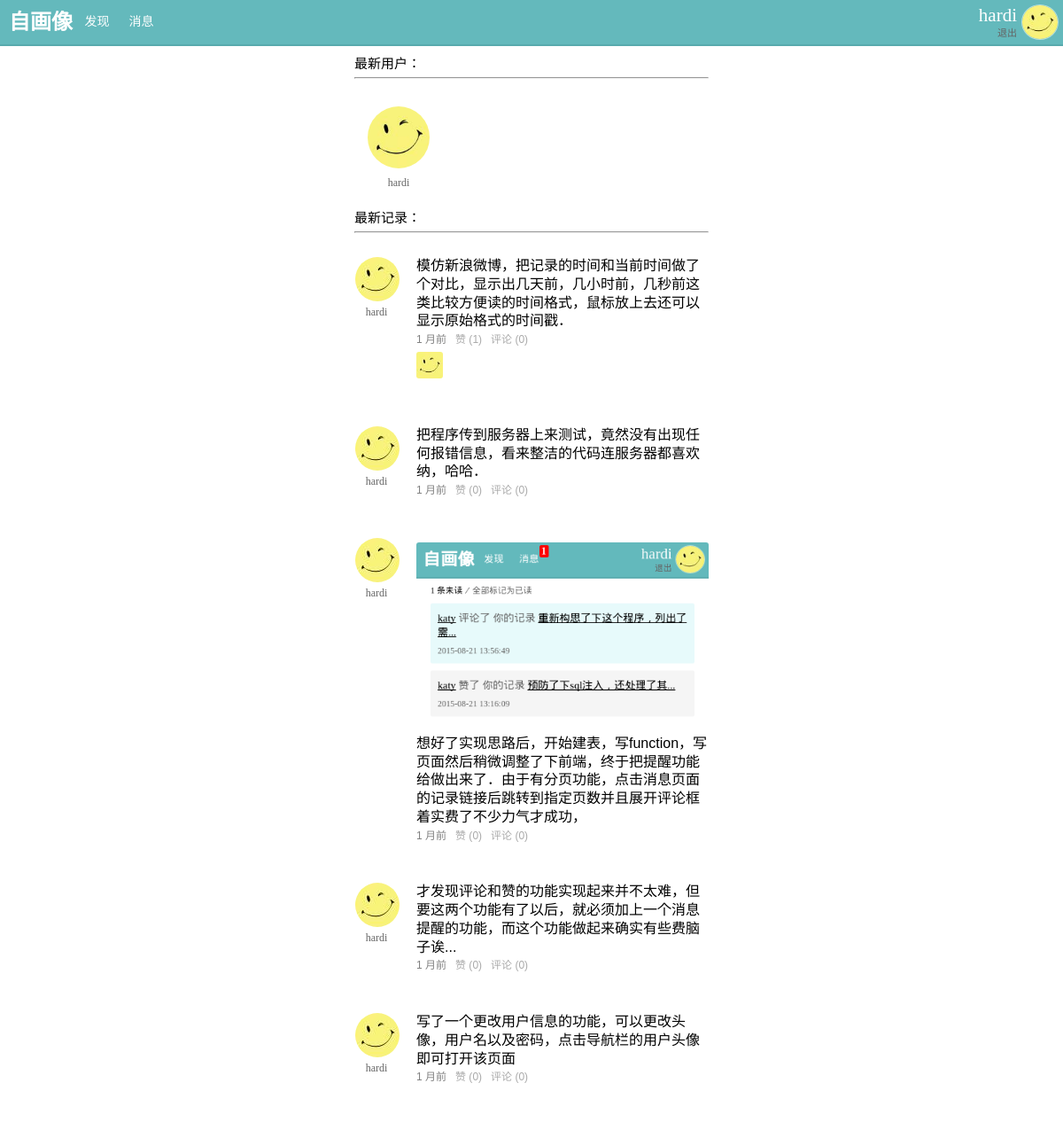
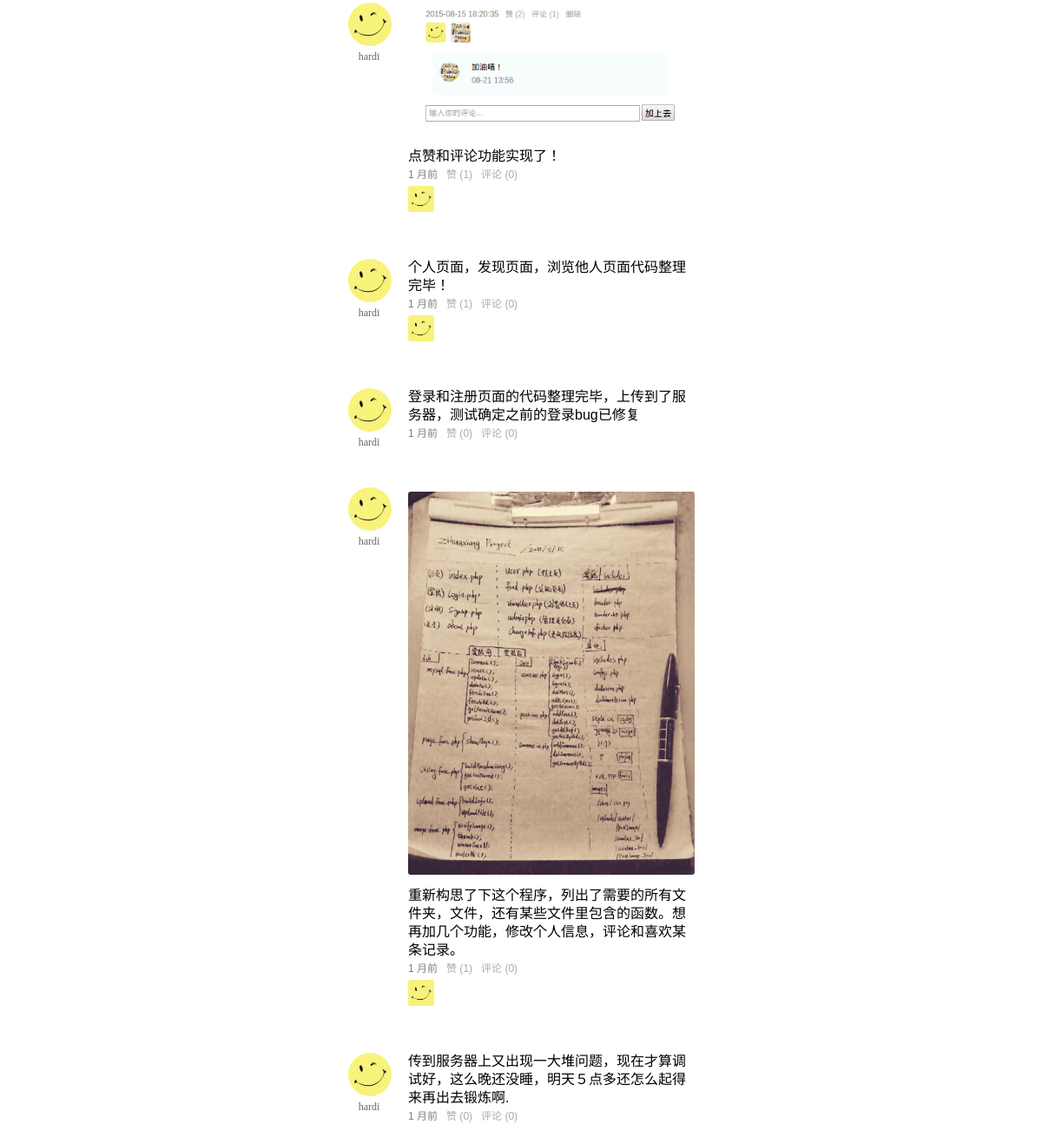
The page /find.php (signed in) on the database its author committed (2 pictures, top to bottom).
### tables this page shows
CREATE TABLE `zhx_user` (
  `uid` int(11) NOT NULL AUTO_INCREMENT,
  `name` varchar(30) NOT NULL,
  `password` char(32) NOT NULL,
  `regTime` datetime NOT NULL,
  `avatar` varchar(64) NOT NULL,
  PRIMARY KEY (`uid`),
  UNIQUE KEY `name` (`name`)
);

CREATE TABLE `zhx_post` (
  `pid` int(11) NOT NULL AUTO_INCREMENT,
  `uid` int(11) NOT NULL,
  `date` datetime NOT NULL,
  `post` text NOT NULL,
  PRIMARY KEY (`pid`)
);

CREATE TABLE `zhx_like` (
  `lid` int(11) NOT NULL AUTO_INCREMENT,
  `pid` int(11) NOT NULL,
  `uid` int(11) NOT NULL,
  PRIMARY KEY (`lid`)
);

CREATE TABLE `zhx_album` (
  `iid` int(11) NOT NULL AUTO_INCREMENT,
  `pid` int(11) NOT NULL,
  `image` varchar(50) NOT NULL,
  PRIMARY KEY (`iid`)
);

### core/user.inc.php (called while the page is built, shortened)
<?php
function getUserByUid($uid){
	$sql="select * from zhx_user where uid=$uid";
	$row=fetchOne($sql);
	return $row;
}
function getRecentUsers($limit){
	$sql="select uid,name,avatar from zhx_user order by regTime desc limit $limit";
	$rows=fetchAll($sql);
	return $rows;
}

### lib/mysql.func.php (called while the page is built, shortened)
<?php
function fetchOne($sql,$result_type=MYSQL_ASSOC){
	$result=mysql_query($sql);
	$row=mysql_fetch_array($result,$result_type);
	return $row;
}
function fetchAll($sql,$result_type=MYSQL_ASSOC){
	$result=mysql_query($sql);
	while(@$row=mysql_fetch_array($result,$result_type)){
		$rows[]=$row;
	};
	return @$rows;
}

### core/post.inc.php (called while the page is built, shortened)
<?php
function getNumByPid($pid,$table){
	$sql="select count(*) from {$table} where pid={$pid}";
	$row=fetchOne($sql);
	return $row['count(*)'];
}
function getRecentPosts($limit){
	$sql="select zhx_user.name,zhx_user.uid,avatar,zhx_post.pid,iid,post,date,image from zhx_post left join zhx_album on zhx_post.pid=zhx_album.pid left join zhx_user on zhx_post.uid=zhx_user.uid order by date desc limit $limit";
	$rows=fetchAll($sql);
	return $rows;
}

### lib/timeFormate.class.php (called while the page is built, shortened)
<?php
class Mygettime{
        function  __construct($createtime,$gettime) {
            $this->createtime = $createtime;
            $this->gettime = $gettime;
    }
      function getMonth()
       {
        return ($this->createtime-$this->gettime)/(60*60*24*30);
       }
       function getYear()
       {
        return ($this->createtime-$this->gettime)/(60*60*24*30*12);
       }
       function index()
       {
            if($this->getYear() > 1)
            {
                 if($this->getYear() > 2)
                    {
                        return date("Y-m-d",$this->gettime);
                        exit();
                    }
                return intval($this->getYear())." 年前";
                exit();
            }
             elseif($this->getMonth() > 1)
            {
                return intval($this->getMonth())." 月前";
                exit();
            }
             elseif($this->getDay() > 1)
            {
                return intval($this->getDay())." 天前";
                exit();
            }
             elseif($this->getHours() > 1)
            {
                return intval($this->getHours())." 小时前";
                exit();
            }
             elseif($this->getMinutes() > 1)
            {
                return intval($this->getMinutes())." 分钟前";
                exit();
            }
           elseif($this->getSeconds() > 1)
            {
                return intval($this->getSeconds()-1)." 秒前";
                exit();
            }
             else
            {
                return "刚刚";
                exit();
            }
       }
  }

### find.php (the view, shortened to what this page needs)
<?php
require_once 'includes/header.php';
$rows=getRecentUsers(10);
echo('<p class="user_list_title">最新用户：</p><hr>');
echo('<ul class="user_list">');
	foreach($rows as $row){
		echo('<li><a href="viewUser.php?target_uid='.$row['uid'].'"><img  src="images/uploads/avatar_100/'.$row['avatar'].'"><br>');
		echo('<span>'.$row['name'].'</span></a></li>');
	}
echo('</ul>');
$rows1=getRecentPosts(10);
echo('<p  class="user_list_title">最新记录：</p><hr>');
echo('<ul class="post_list_find">');
	foreach($rows1 as $row){
		$postTimeRow=$row['date'];
		$postTime= strtotime($postTimeRow);
		$time=new Mygettime(time(),$postTime);
		$showTime=$time->index();
		$sql="select zhx_post.pid,zhx_like.uid,lid from zhx_post left join zhx_like on zhx_post.pid=zhx_like.pid where zhx_post.pid={$row['pid']} order by lid desc";
		$like_data=fetchAll($sql);
		$likeNum=getNumByPid($row['pid'],"zhx_like");
		$sql="select zhx_post.pid,zhx_comment.uid,zhx_comment.cid,zhx_comment.comment,zhx_comment.date from zhx_post left join zhx_comment on zhx_post.pid=zhx_comment.pid where zhx_post.pid={$row['pid']} order by cid desc";
		$comment_data=fetchAll($sql);
		$commentNum=getNumByPid($row['pid'],"zhx_comment");
?>
		<li class="post_row">
			<a class="post_user" href="viewUser.php?target_uid=<?php echo($row['uid']); ?>">
				<span class="post_avatar"><?php echo('<img  src="images/uploads/avatar_50/'.$row['avatar'].'">') ?></span><br>
				<span class="post_name"><?php echo($row['name']) ?></span>
			</a>
<?php
	echo('<ul class="post_content">');
		if($row['image']){
			$image_w=getimagesize("images/uploads/postImage_500/".$row['image'])[0]>330 ? true : false;
			$style="class='full_width'";
?>
			<li class="post">
				<a  href="images/uploads/postImage/<?php echo($row['image'])?>">
					<img <?php if($image_w){echo $style;} ?>   src="images/uploads/postImage_500/<?php echo($row['image'])?>">
				</a>
			</li>
<?php
		}
?>
			<li class="post"><?php echo($row['post'])?></li>
			<li class="post_info">
				<span title="<?php echo $postTimeRow ?>"><?php echo $showTime; ?></span>&nbsp;&nbsp;
				<a href="doAction.php?act=likePost&pid=<?php echo $row['pid']; ?>" >赞&nbsp;(<?php echo $likeNum; ?>)</a>&nbsp;&nbsp;
				<a class="show_comment" onclick="showComment(<?php echo $row['pid']; ?>)">评论&nbsp;(<?php echo $commentNum; ?>)</a>&nbsp;&nbsp;
			</li>
<?php
				if(($like_data[0]['uid'])){
					echo '<li class="post_like">';
					foreach ($like_data as $like) {
					 	$like_user=getUserByUid($like['uid']);
?>
					 	<a href="viewUser.php?target_uid=<?php echo $like_user['uid']; ?>">
							<img title="<?php echo $like_user['name'] ?>" src="images/uploads/avatar_50/<?php echo $like_user['avatar']; ?>">
						</a>
<?php
					 }
					 echo '</li>';
				}
		?>
		</ul>
		</li>
		<br>
<?php
	}
?>
<?php
require_once 'includes/footer.php';
?>

### includes/header.php (shortened to what this page needs)
<?php
$avatar=getUserByUid($_SESSION['uid'])['avatar'];
?>
<!DOCTYPE HTML>
<html>
<head>
	<link rel="stylesheet" href="styles/style.css">
</head>
<body>
<header>
	<div class="logo">
		<a class="logo_image" href="user.php"><h1>自画像</h1></a>
		<a class="logo_menu" href="find.php">发现</a>
		<a class="logo_menu" href="notify.php">消息
		</a>
	</div>
	<div class="info">
		<?php
		echo('<a href="changeInfo.php"><img  src="images/uploads/avatar_50/'.$avatar.'"></a>');
		echo('<a class="info_name" style="color:white;"href="user.php">' . $_SESSION['name'] . '</a><a class="info_logout" href="doAction.php?act=logout">退出</a>');
		 ?>
	</div>
</header>
<div class="wrap">

### styles/style.css (style rules this page uses)
body,ul,ol,li,p,h1,h2,h3,h4,h5,h6,form,fieldset,table,td,img,div,dl,dt,dd,input { margin:0;padding:0; }
body { font-size:12px; }
img { border:none; }
li { list-style:none; }
a { text-decoration:none; color:#656565; }
header { height: 50px; width: 100%; background-color: rgba(92, 182, 185,0.95); color:white; position: fixed; top:0; box-shadow: 0 0 3px; border-bottom: outset rgba(98, 220, 222, 0.3) 2px; z-index: 100; }
header h1 { line-height: 50px; margin-left: 10px; float:left; color:white; }
.wrap { margin:50px auto 0 auto; padding: 0 10px; max-width: 400px; }
header .logo a { float:left; }
header .logo_menu { width: 35px; height: 52px; line-height: 50px; color: white; font-size: 14px; margin-left: 5px; padding: 0 5px; text-align: center; }
header .info { float:right; height: 50px; }
header .info_name { position: absolute; top:5px; right:52px; line-height: 25px; font-size: 21px; }
header .info_logout { position: absolute; top: 25px; right: 52px; line-height: 25px; font-size: 11px; }
header .info img { float: right; width: 40px; height: 38px; margin: 5px; border:1px solid rgba(255, 255, 255, 0.52); -webkit-border-radius: 50%; -moz-border-radius: 50%; border-radius: 50%; }
.post { line-height: 23px; word-wrap: break-word; letter-spacing: normal; word-spacing: normal; font: 16px/1.3 'Arial','Microsoft YaHei'; padding: 1px 0 3px; }
.post img { margin:5px 0; -webkit-border-radius: 3px; -moz-border-radius: 3px; border-radius: 3px; }
.post_like img { width: 30px; margin: 5px 5px 5px 0; -webkit-border-radius: 3px; -moz-border-radius: 3px; border-radius: 3px; }
.full_width { width: 100%; }
.post_info { color: #808080; text-decoration: none; font: 12px/1.3 'Arial','Microsoft YaHei'; }
.post_info a { color:#aaa; text-decoration:none; cursor: pointer; }
.user_list { padding-top: 15px; display: inline-block; }
.user_list_title { padding-top:10px; }
.user_list li { display: inline-block; margin: 10px 15px ; }
.user_list img { -webkit-border-radius: 50%; -moz-border-radius: 50%; border-radius: 50%; width: 70px; }
.user_list span { display: inline-block; width: 100%; text-align: center; margin-top: 5px; }
.user_list_title { text-align: left; font-size: 15px; }
.post_row { display: inline-block; margin: 20px 0; }
.post_user { float: left; width: 50px; height: 70px; display: inline-block; }
.post_user .post_avatar img { border:1px solid rgba(255, 255, 255, 0.52); -webkit-border-radius: 50%; -moz-border-radius: 50%; border-radius: 50%; }
.post_user .post_name { display: inline-block; width: 50px; text-align: center; }
.post_content { float:right; width: 330px; margin-left: 20px; }

### rows shown on the page
zhx_user: avatar (picture), name "hardi"
zhx_post: uid.avatar (picture), uid.name "hardi", post "模仿新浪微博，把记录的时间和当前时间做了个对比，显示出几天前，几小时前，几秒前这类比较方便读的时间格式，鼠标放上去还可以显示原始格式的时间戳．", date "1 月前", likeNum "1", commentNum "0"
zhx_like: uid.avatar (picture)
zhx_post: uid.avatar (picture), uid.name "hardi", post "把程序传到服务器上来测试，竟然没有出现任何报错信息，看来整洁的代码连服务器都喜欢纳，哈哈．", date "1 月前", likeNum "0", commentNum "0"
zhx_post: uid.avatar (picture), uid.name "hardi", zhx_album.image (picture), post "想好了实现思路后，开始建表，写function，写页面然后稍微调整了下前端，终于把提醒功能给做出来了．由于有分页功能，点击消息页面的记录链接后跳转到指定页数并且展开评论框着实费了不少力气才成功，", date "1 月前", likeNum "0", commentNum "0"
zhx_post: uid.avatar (picture), uid.name "hardi", post "才发现评论和赞的功能实现起来并不太难，但要这两个功能有了以后，就必须加上一个消息提醒的功能，而这个功能做起来确实有些费脑子诶...", date "1 月前", likeNum "0", commentNum "0"
zhx_post: uid.avatar (picture), uid.name "hardi", post "写了一个更改用户信息的功能，可以更改头像，用户名以及密码，点击导航栏的用户头像即可打开该页面", date "1 月前", likeNum "0", commentNum "0"
zhx_post: uid.avatar (picture), uid.name "hardi", zhx_album.image (picture), post "点赞和评论功能实现了！", date "1 月前", likeNum "1", commentNum "0"
zhx_like: uid.avatar (picture)
zhx_post: uid.avatar (picture), uid.name "hardi", post "个人页面，发现页面，浏览他人页面代码整理完毕！", date "1 月前", likeNum "1", commentNum "0"
zhx_like: uid.avatar (picture)
zhx_post: uid.avatar (picture), uid.name "hardi", post "登录和注册页面的代码整理完毕，上传到了服务器，测试确定之前的登录bug已修复", date "1 月前", likeNum "0", commentNum "0"
zhx_post: uid.avatar (picture), uid.name "hardi", zhx_album.image (picture), post "重新构思了下这个程序，列出了需要的所有文件夹，文件，还有某些文件里包含的函数。想再加几个功能，修改个人信息，评论和喜欢某条记录。", date "1 月前", likeNum "1", commentNum "0"
zhx_like: uid.avatar (picture)
zhx_post: uid.avatar (picture), uid.name "hardi", post "传到服务器上又出现一大堆问题，现在才算调试好，这么晚还没睡，明天５点多还怎么起得来再出去锻炼啊.", date "1 月前", likeNum "0", commentNum "0"

### other values the page prints
$_SESSION['name'] "hardi"
